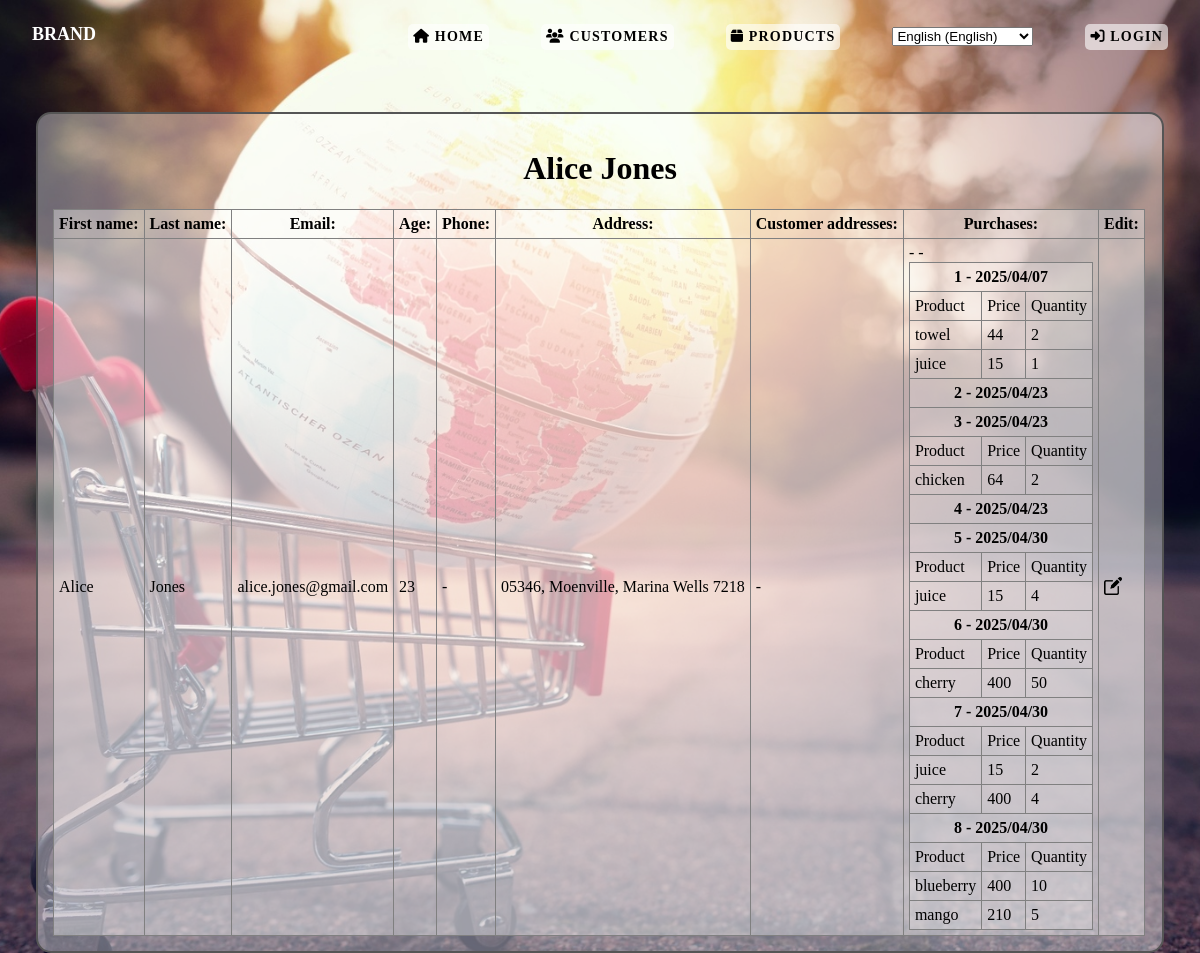
The app's page /shopping/customers/1, older data.
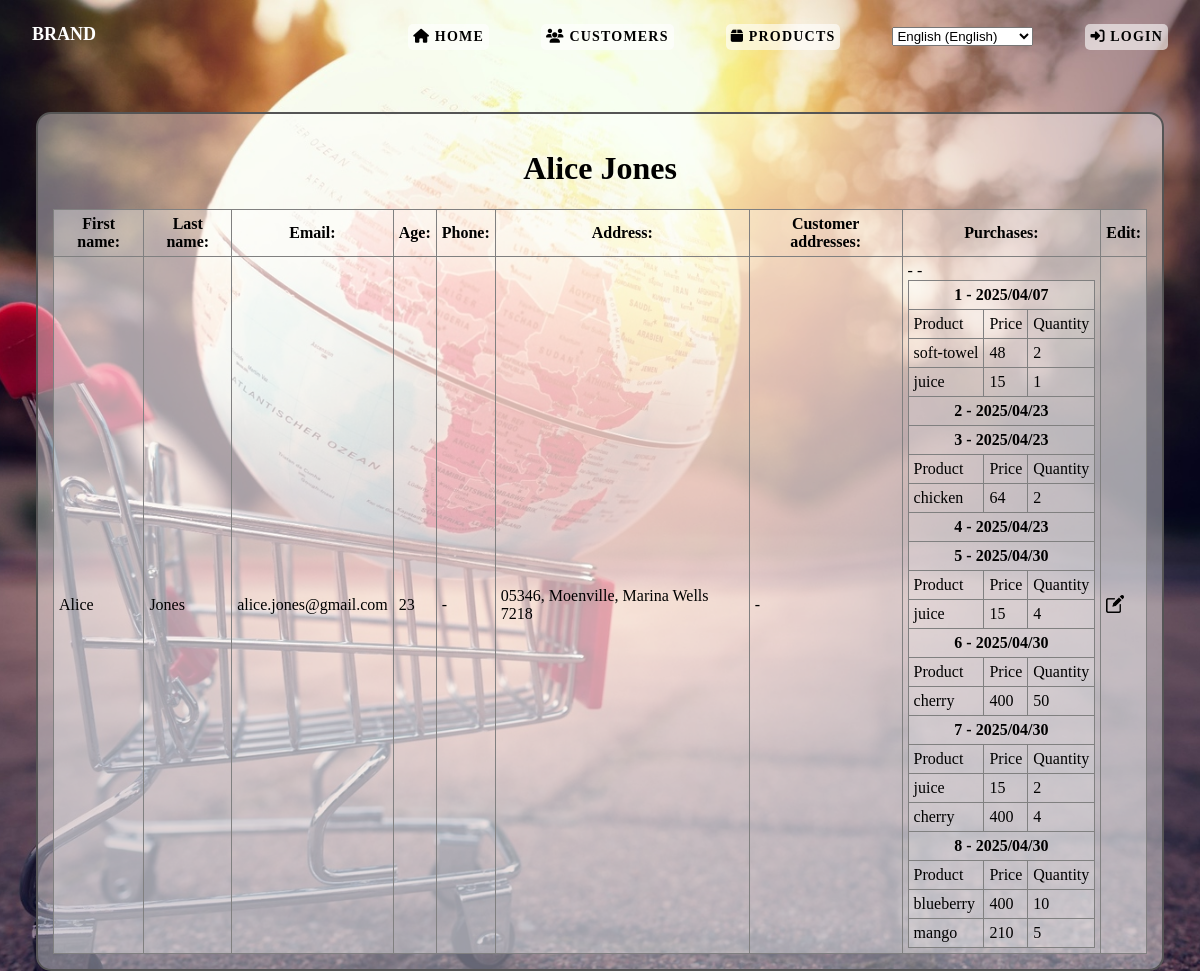
The same page, newer data.
### shopping/models.py (models this page shows, shortened)
class PurchaseItem(models.Model):
    quantity = models.IntegerField()
    product = models.ForeignKey(Product, on_delete=models.PROTECT)
    purchase = models.ForeignKey(Purchase, on_delete=models.PROTECT, related_name='items')

class Product(models.Model):
    product_name = models.CharField(max_length=200)
    price = models.IntegerField()
    expiry_date = models.DateField(blank=True, null=True)
    is_discounted = models.BooleanField(default=False)
    storage_quantity = models.IntegerField(default=0)
    created = models.DateTimeField(auto_now_add=True, blank=True, null=True)
    last_modified = models.DateTimeField(auto_now=True, blank=True, null=True)
    product_image = models.ImageField(upload_to='products/', blank=True, null=True)

### shopping/views.py (the view)
# urls.py: path("customers/<int:customer_id>", views.get_customer_details, name="customer_details"),
def get_customer_details(request, customer_id):
    try:
        customer = Customer.objects.get(id=customer_id)
    except Customer.DoesNotExist:
        return HttpResponse("No customer found!", status=404)
    context = {'customer': customer}
    return render(request, 'shopping/customer_details.html', context)

### shopping/models.py (called while the page is built)
    def __str__(self):
        return f"{self.first_name} {self.last_name}"

    def __str__(self):
        return f"{self.zip_code}, {self.city}, {self.street} {self.house_number}"

### shopping/templates/shopping/customer_details.html (shortened to what this page needs)
{% load static %}
<!DOCTYPE html>
<html lang="en">
    <head>
        <link rel="stylesheet" type="text/css" href="{% static 'css/master.css' %}">
        <link rel="stylesheet" href="https://cdnjs.cloudflare.com/ajax/libs/font-awesome/6.5.0/css/all.min.css">
    </head>
    <body>
        {% include "shopping/header.html" %}
        <main>
            <h1>{{ customer }}</h1>
            <table class="customers">
                <tr>
                    <th>First name:</th>
                    <th>Last name:</th>
                    <th>Email:</th>
                    <th>Age:</th>
                    <th>Phone:</th>
                    <th>Address:</th>
                    <th>Customer addresses:</th>
                    <th>Purchases:</th>
                    <th>Edit:</th>
                </tr>
                <tr>
                    <td> {{ customer.first_name }}</td>
                    <td> {{ customer.last_name }} </td>
                    <td> {{ customer.email }} </td>
                    <td> {{ customer.age }} </td>
                    <td> {% if customer.phone_number %} {{ customer.phone_number }} {% else %} - {% endif %}</td>
                    <td> {% if customer.address %} {{ customer.address }} {% else %} - {% endif %} </td>
                    <td>
                    {% if customer.customer_addresses.all %}
                        <ul>
                        {% for customer_address in customer.customer_addresses.all %}
                            {% if customer.address %}
                                <li>Country: {{ customer.address.country }} </li>
                                <li>Zip code: {{ customer.address.zip_code }} </li>
                                <li>City: {{ customer.address.city }} </li>
                                <li>Street: {{ customer.address.street }} </li>
                                <li>House number: {{ customer.address.house_number }} </li>
                            {% else %}
                                -
                            {% endif %}
                        {% endfor %}
                        </ul>
                        <hr>
                    {% else %}
                        -
                    {% endif %}
                    </td>
                    <td>
                    {% if customer.purchases.all %}
                        <table>
                        {% for purchase in customer.purchases.all %} {% comment "" %} |dictsort:"purchase_date" - orders the data {% endcomment %}
                            <tr>
                                <th colspan=3>{{ forloop.counter }} - {{ purchase.purchase_date|date:"Y/m/d" }}</th>
                                {% if purchase.items.all %}
                                    <tr>
                                        <td>Product</td>
                                        <td>Price</td>
                                        <td>Quantity</td>
                                    </tr>
                                    {% for item in purchase.items.all %}
                                    <tr>
                                        <td>{{ item.product.product_name }}</td>
                                        <td>{{ item.product.price }}</td>
                                        <td>{{ item.quantity }}</td>
                                    </tr>
                                    {% endfor %}
                                {% else %}
                                    -
                                {% endif %}
                            {% endfor %}
                            </tr>
                        </table>
                    {% else %}
                        -
                    {% endif %}
                    </td>
                    <td><a href="{% url 'customer_update' customer_id=customer.id %}"><img class="icon" src={% static "images/edit.png" %} alt="edit"></a></td>
                </tr>
            </table>
        </main>
    </body>
</html>

Row changes from the older to the newer data that the page shows:
changed through a linked row, PurchaseItem: product.product_name "towel" → "soft-towel"; product.price "44" → "48"
